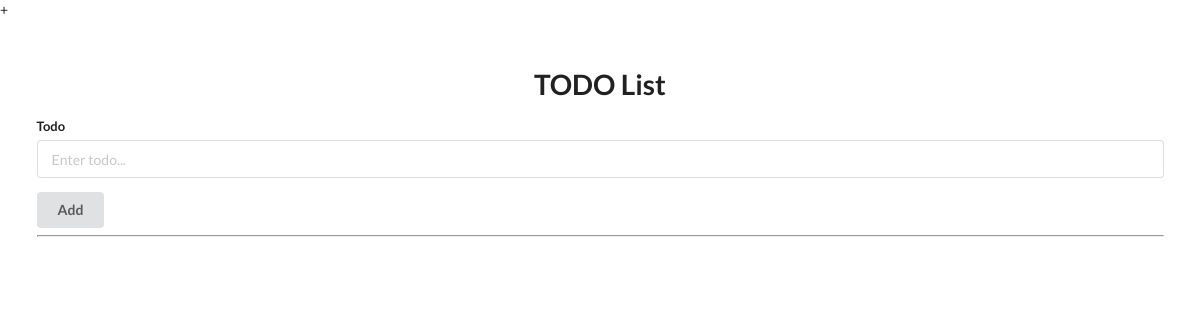
The app's page /, older data.
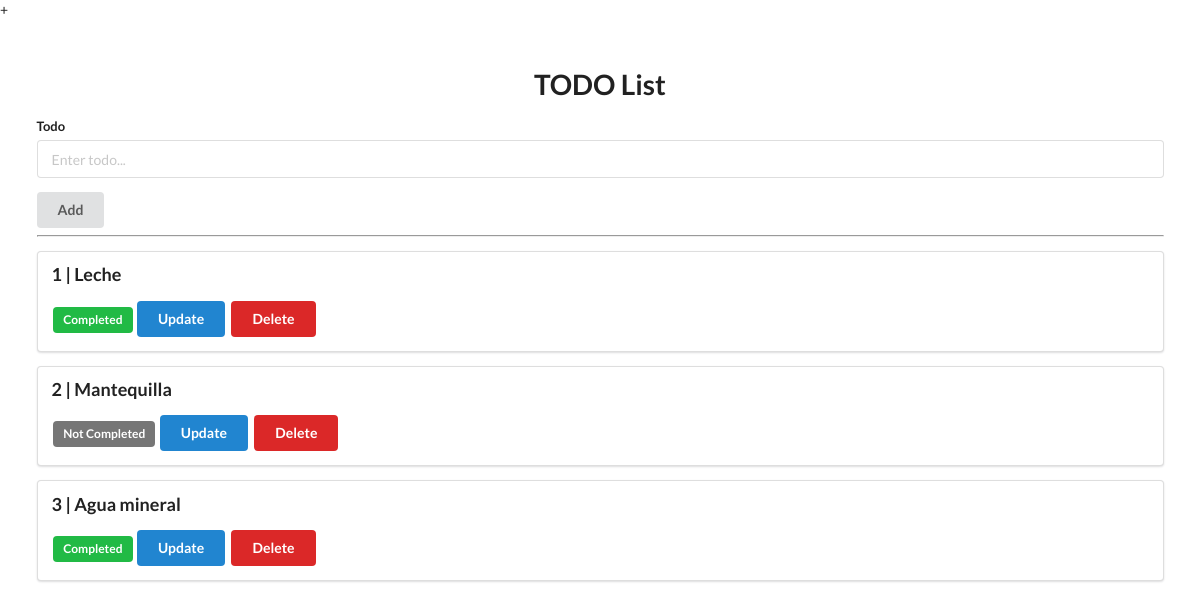
The same page, newer data.
### models.py (models this page shows)
class Todo(Base):
  __tablename__ = "todos"
  id = Column(Integer, primary_key=True, index=True)
  title = Column(String)
  complete = Column(Boolean, default=False)

### app.py (the view)
@app.get("/")
def home(request: Request, db: Session = Depends(get_db)):
  todos = db.query(Todo).all()
  return templates.TemplateResponse("base.html",
                                    {"request": request, "todos": todos})

### templates/base.html (shortened to what this page needs)
<!DOCTYPE html>
<html lang="en">+
  <head>
    <link rel="stylesheet" href="https://cdn.jsdelivr.net/npm/semantic-ui@2.5.0/dist/semantic.min.css">
  </head>
  <body>
    <div style="margin-top: 50px;" class="ui container">
      <h1 class="ui center aligned header">TODO List</h1>
      <form class="ui form" action="/add" method="post">
        <div class="field">
          <label>Todo</label>
          <input type="text" name="title" placeholder="Enter todo..."><br>
        </div>
        <button class="ui button" type="submit">Add</button>
      </form>
      <hr>
      {% for todo in todos %}
        <div class="ui segment">
          <p class="ui big header">{{ todo.id }} | {{ todo.title }}</p>
          {% if todo.complete == False %}
            <span class="ui grey label">Not Completed</span>
          {% else %}
            <span class="ui green label">Completed</span>
          {% endif %}
          <a class="ui button blue" href="/update/{{ todo.id }}">Update</a>
          <a class="ui button red" href="/delete/{{ todo.id }}">Delete</a>
        </div>
      {% endfor %}
    </div>
  </body>
</html>

Row changes from the older to the newer data that the page shows:
added Todo: id "1", title "Leche", complete "Completed"
added Todo: id "2", title "Mantequilla", complete "Not Completed"
added Todo: id "3", title "Agua mineral", complete "Completed"
